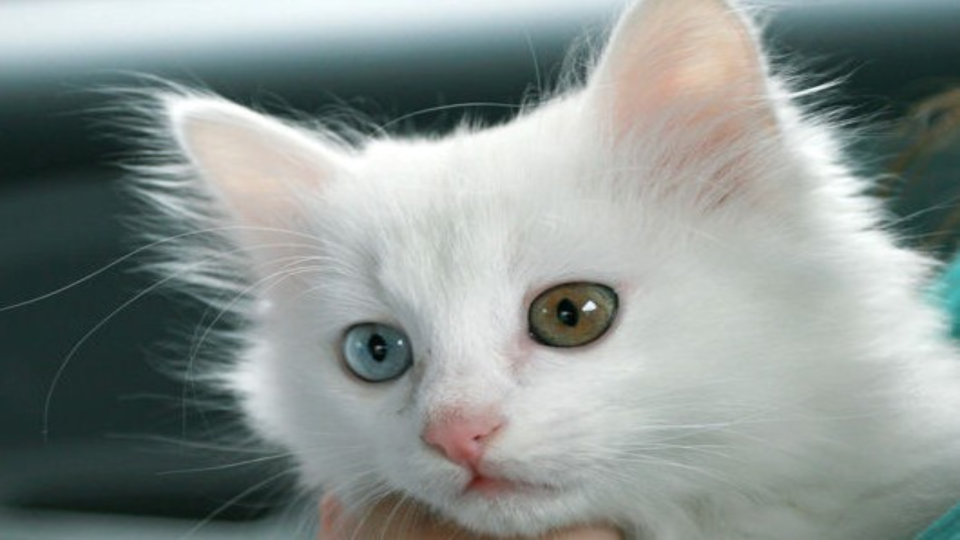
//> input picture 1080p.png, 1920 x 1080 px (shown at 1/2 size)
$ ./main   (built with g++ and OpenCV 4)
//> lines starting //> are read from the running program, lines starting //| are printed output that depends on the picture
#include <iostream>
#include <opencv/cv.hpp>
#include <cmath>
#include <sys/time.h>

// [73 lines left out: functions clip, BGR2YUV420P, BGR2NV12v1, not called in this run]

void BGR2NV12v2(const unsigned char* bgr, const int w, const int h, unsigned char* nv12, const int out_w, const int out_h) {
    assert(out_w % 2 == 0);
    assert(out_w >= w and out_h >= h);
    const int AREA = out_w * out_h;
    unsigned char* base_uv = nv12 + AREA;
    // black YUV
    memset(nv12, 0, AREA);
    memset(nv12 + AREA, 128, AREA >> 1);

    for (int j = 0; j < h; j++) {
        const int base = w * j * 3;
        unsigned char* ptrY = nv12 + out_w * j;
        unsigned char* ptrUV  = base_uv + out_w / 2 * j;

        const int w_step = w >> 2;
        int i = 0;
        for (; i < w_step; i++) {
            const int index = base + i * 12;
            const unsigned char b0 = bgr[index], g0 = bgr[index + 1], r0 = bgr[index + 2];
            const unsigned char b1 = bgr[index + 3], g1 = bgr[index + 4], r1 = bgr[index + 5];
            const unsigned char b2 = bgr[index + 6], g2 = bgr[index + 7], r2 = bgr[index + 8];
            const unsigned char b3 = bgr[index + 9], g3 = bgr[index + 10], r3 = bgr[index + 11];

            *(ptrY++) =  (unsigned char)((66 * r0 + 129 * g0 + 25 * b0 + 128) >> 8) + 16;
            *(ptrY++) =  (unsigned char)((66 * r1 + 129 * g1 + 25 * b1 + 128) >> 8) + 16;
            *(ptrY++) =  (unsigned char)((66 * r2 + 129 * g2 + 25 * b2 + 128) >> 8) + 16;
            *(ptrY++) =  (unsigned char)((66 * r3 + 129 * g3 + 25 * b3 + 128) >> 8) + 16;

#define CLIP(x) ((unsigned char)std::min(255, std::max(0, static_cast<int>(x))))
            if (j % 2 == 0) {
                const unsigned char u0 = (unsigned char)((-38 * r0 - 74 * g0 + 112 * b0 + 128) >> 8) + 128;
                const unsigned char v0 = (unsigned char)((112 * r0 - 94 * g0 - 18 * b0 + 128) >> 8) + 128;
                *(ptrUV++) = CLIP(u0);
                *(ptrUV++) = CLIP(v0);

                const unsigned char u2 = (unsigned char)((-38 * r2 - 74 * g2 + 112 * b2 + 128) >> 8) + 128;
                const unsigned char v2 = (unsigned char)((112 * r2 - 94 * g2 - 18 * b2 + 128) >> 8) + 128;
                *(ptrUV++) = CLIP(u2);
                *(ptrUV++) = CLIP(v2);
            }
#undef CLIP
        }

        i = w_step << 2;
        unsigned char y, u, v, r, g, b;
        for (; i < w; i++) {
            const int index = base + i * 3;
            b = bgr[index];
            g = bgr[index + 1];
            r = bgr[index + 2];

            *(ptrY++) =  (unsigned char)((66 * r + 129 * g + 25 * b + 128) >> 8) + 16;

#define CLIP(x) ((unsigned char)std::min(255, std::max(0, static_cast<int>(x))))
            if (j % 2 == 0 and i % 2 == 0) {
                u = (unsigned char)((-38 * r - 74 * g + 112 * b + 128) >> 8) + 128;
                v = (unsigned char)((112 * r - 94 * g - 18 * b + 128) >> 8) + 128;
                *(ptrUV++) = CLIP(u);
                *(ptrUV++) = CLIP(v);
            }
#undef CLIP
        }
    }
}

void BGR2NV12v3(const unsigned char* bgr, const int w, const int h, unsigned char* nv12, const int out_w, const int out_h) {
    assert(out_w % 2 == 0);
    assert(out_w >= w and out_h >= h);
    const int AREA = out_w * out_h;
    unsigned char* base_uv = nv12 + AREA;
    // black YUV
    memset(nv12, 0, AREA);
    memset(nv12 + AREA, 128, AREA >> 1);

    for (int j = 0; j < h; j++) {
        const int base = w * j * 3;
        unsigned char* ptrY = nv12 + out_w * j;
        unsigned char* ptrUV  = base_uv + out_w / 2 * j;

        const int w_step = w >> 3;
        int i = 0;
        for (; i < w_step; i++) {
            const int index = base + i * 24;
            const unsigned char b0 = bgr[index], g0 = bgr[index + 1], r0 = bgr[index + 2];
            const unsigned char b1 = bgr[index + 3], g1 = bgr[index + 4], r1 = bgr[index + 5];
            const unsigned char b2 = bgr[index + 6], g2 = bgr[index + 7], r2 = bgr[index + 8];
            const unsigned char b3 = bgr[index + 9], g3 = bgr[index + 10], r3 = bgr[index + 11];
            const unsigned char b4 = bgr[index + 12], g4 = bgr[index + 13], r4 = bgr[index + 14];
            const unsigned char b5 = bgr[index + 15], g5 = bgr[index + 16], r5 = bgr[index + 17];
            const unsigned char b6 = bgr[index + 18], g6 = bgr[index + 19], r6 = bgr[index + 20];
            const unsigned char b7 = bgr[index + 21], g7 = bgr[index + 22], r7 = bgr[index + 23];

            *(ptrY++) =  (unsigned char)((66 * r0 + 129 * g0 + 25 * b0 + 128) >> 8) + 16;
            *(ptrY++) =  (unsigned char)((66 * r1 + 129 * g1 + 25 * b1 + 128) >> 8) + 16;
            *(ptrY++) =  (unsigned char)((66 * r2 + 129 * g2 + 25 * b2 + 128) >> 8) + 16;
            *(ptrY++) =  (unsigned char)((66 * r3 + 129 * g3 + 25 * b3 + 128) >> 8) + 16;
            *(ptrY++) =  (unsigned char)((66 * r4 + 129 * g4 + 25 * b4 + 128) >> 8) + 16;
            *(ptrY++) =  (unsigned char)((66 * r5 + 129 * g5 + 25 * b5 + 128) >> 8) + 16;
            *(ptrY++) =  (unsigned char)((66 * r6 + 129 * g6 + 25 * b6 + 128) >> 8) + 16;
            *(ptrY++) =  (unsigned char)((66 * r7 + 129 * g7 + 25 * b7 + 128) >> 8) + 16;

#define CLIP(x) ((unsigned char)std::min(255, std::max(0, static_cast<int>(x))))
            if (j % 2 == 0) {
                const unsigned char u0 = (unsigned char)((-38 * r0 - 74 * g0 + 112 * b0 + 128) >> 8) + 128;
                const unsigned char v0 = (unsigned char)((112 * r0 - 94 * g0 - 18 * b0 + 128) >> 8) + 128;
                *(ptrUV++) = CLIP(u0);
                *(ptrUV++) = CLIP(v0);

                const unsigned char u2 = (unsigned char)((-38 * r2 - 74 * g2 + 112 * b2 + 128) >> 8) + 128;
                const unsigned char v2 = (unsigned char)((112 * r2 - 94 * g2 - 18 * b2 + 128) >> 8) + 128;
                *(ptrUV++) = CLIP(u2);
                *(ptrUV++) = CLIP(v2);

                const unsigned char u4 = (unsigned char)((-38 * r4 - 74 * g4 + 112 * b4 + 128) >> 8) + 128;
                const unsigned char v4 = (unsigned char)((112 * r4 - 94 * g4 - 18 * b4 + 128) >> 8) + 128;
                *(ptrUV++) = CLIP(u4);
                *(ptrUV++) = CLIP(v4);

                const unsigned char u6 = (unsigned char)((-38 * r6 - 74 * g6 + 112 * b6 + 128) >> 8) + 128;
                const unsigned char v6 = (unsigned char)((112 * r6 - 94 * g6 - 18 * b6 + 128) >> 8) + 128;
                *(ptrUV++) = CLIP(u6);
                *(ptrUV++) = CLIP(v6);
            }
#undef CLIP
        }

        i = w_step << 3;
        unsigned char y, u, v, r, g, b;
        for (; i < w; i++) {
            const int index = base + i * 3;
            b = bgr[index];
            g = bgr[index + 1];
            r = bgr[index + 2];

            *(ptrY++) =  (unsigned char)((66 * r + 129 * g + 25 * b + 128) >> 8) + 16;

#define CLIP(x) ((unsigned char)std::min(255, std::max(0, static_cast<int>(x))))
            if (j % 2 == 0 and i % 2 == 0) {
                u = (unsigned char)((-38 * r - 74 * g + 112 * b + 128) >> 8) + 128;
                v = (unsigned char)((112 * r - 94 * g - 18 * b + 128) >> 8) + 128;
                *(ptrUV++) = CLIP(u);
                *(ptrUV++) = CLIP(v);
            }
#undef CLIP
        }
    }
}


// [160 lines left out: function BGR2NV12v4, not called in this run]


#define TEST(funcname) \
{\
    timeval begin;\
    gettimeofday(&begin, NULL);\
    const int REPEAT = 1000;\
    for (size_t  i = 0; i < REPEAT; ++i) {\
        funcname(m.data, m.cols, m.rows, yuv.data, out_w, out_h);\
    }\
    timeval end;\
    gettimeofday(&end, NULL);\
    double timecost = (end.tv_sec - begin.tv_sec) * 1000.0 + (end.tv_usec - begin.tv_usec) / 1000.0;\
    std::cout   << "avg timecost " << (timecost/REPEAT) << " ms" << std::endl; \
}

int main() {
    cv::Mat m1 = cv::imread("1080p.png");
//> m1 is the input picture: 1080 rows x 1920 cols, CV_8UC3; mean B, G, R 144, 147.1, 138.2
    cv::Mat m;
    cv::resize(m1, m, cv::Size(1281, 720));
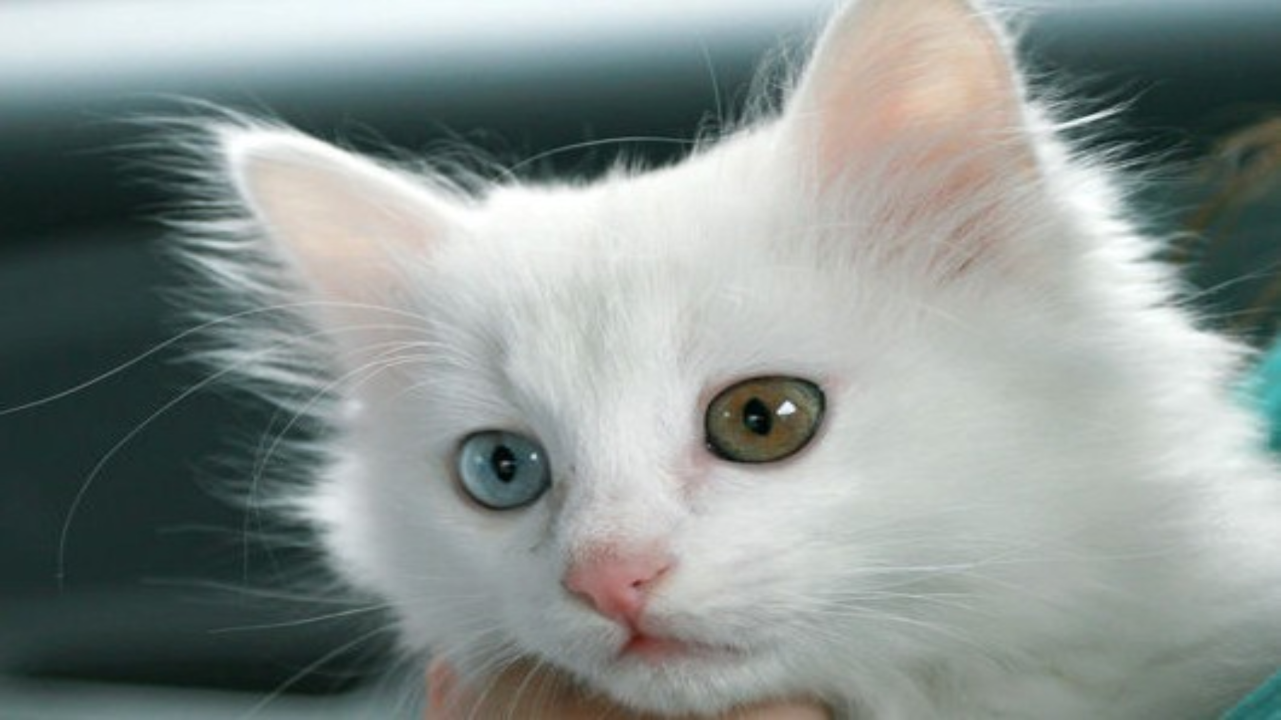
//> m: 720 rows x 1281 cols, CV_8UC3; mean B, G, R 144, 147.1, 138.1
    if (m.empty()) {
        fprintf(stderr, "m is empty\n");
    }

    const  int out_w = 1920, out_h = 1080;
    cv::Mat yuv(out_h * 3 / 2, out_w, CV_8UC1);

    TEST(BGR2NV12v2)

    TEST(BGR2NV12v3)

    // [15 lines of commented-out code are left out]

    cv::Mat out;
    cv::cvtColor(yuv, out, cv::COLOR_YUV2BGR_NV12);
    cv::imwrite("dt.png", out);
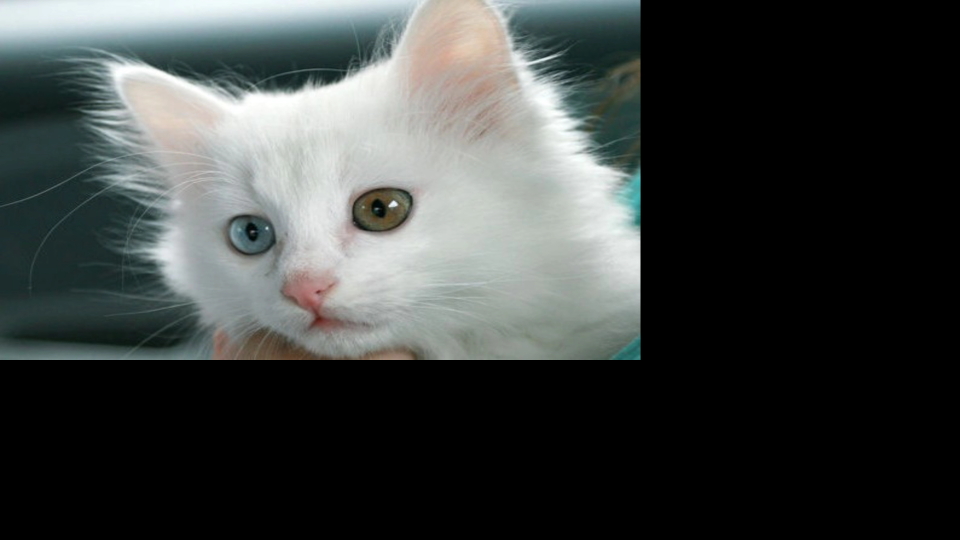
//> saved as dt.png: 1080 rows x 1920 cols, CV_8UC3 (shown at 1/2 size); mean B, G, R 64.1, 65.4, 61.4
}
